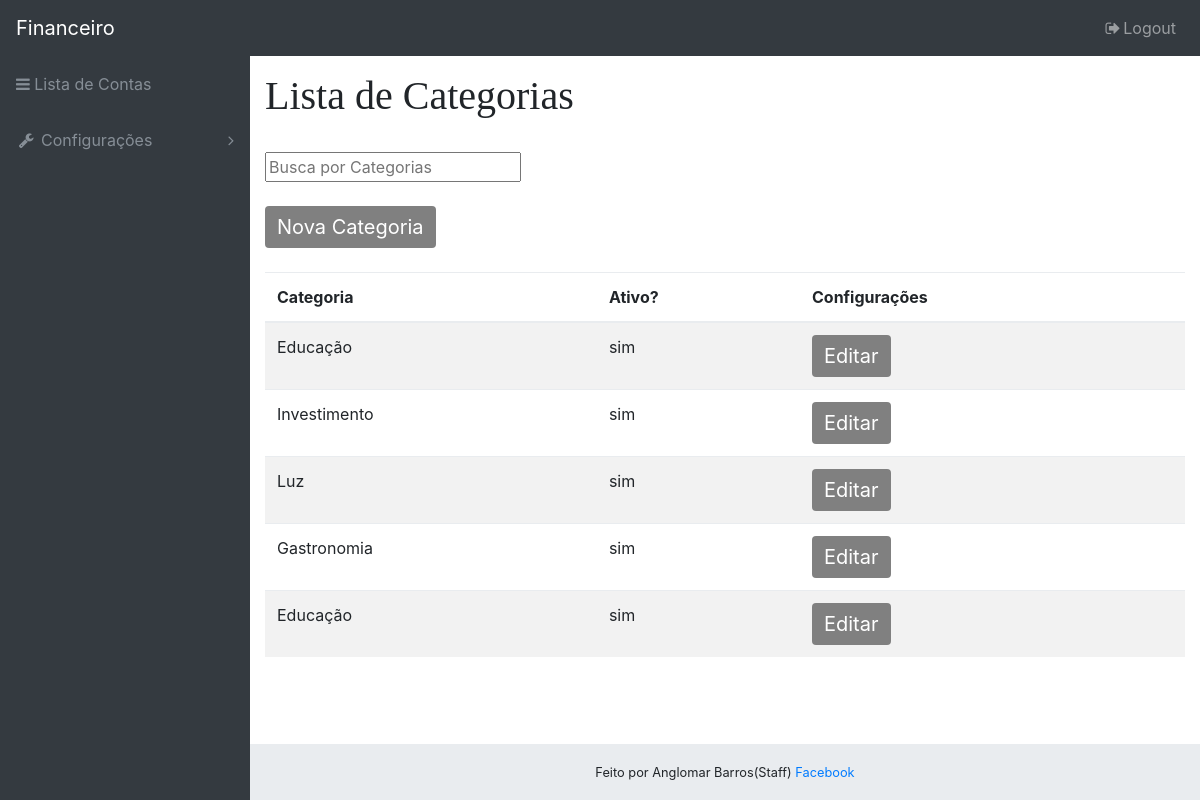
The app's page /lista_categoria/ (signed in) with its own data.
### core/models/controle.py (models this page shows, shortened)
class Categoria(models.Model):
    nome = models.CharField("Nome", max_length=100, blank=False)
    ativa = models.BooleanField("Ativa", default=True)

### core/views/controle.py (the view)
# urls.py: url(r'^lista_categoria/$',controle.listaCategoria, name="lista_categoria"),
@login_required
def listaCategoria(request):
    dados = {}
    dados['lista_categoria'] = Categoria.objects.all()
    return render(request, 'core/lista_categoria.html', dados)

### templates/core/lista_categoria.html (shortened to what this page needs)
{% extends 'base.html' %}
{% block conteudo %}
    <h1>Lista de Categorias</h1><br>
    <input type="text" id="buscaCategoria" onkeyup="buscaCategoria()" placeholder="Busca por Categorias" title="buscaCategoria"><br><br>
    <a class="btn btn-primary" href="{% url 'nova_categoria' %}" id="toggleNavColor">Nova Categoria</a><br><br>
    <div class="table-responsive">
    <table class="table table-striped table-hover" id="Categorias">
        <thead>
            <tr>
                <th>Categoria</th>
                <th>Ativo?</th>
                <th>Configurações</th>
            </tr>
        </thead>
        <tbody>
        {% for c in lista_categoria %}
            <tr>
                <td>{{ c.nome }}</td>
                <td>{% if c.ativa %}sim{% else %}não{% endif %}</td>
                <td><a class="btn btn-primary" href="{% url 'editar_categoria' c.id %}" id="toggleNavColor">Editar</a></td>
            </tr>
        {% endfor %}
        </tbody>
    </table>
    </div>
{% endblock %}

### static/css/sb-admin.css (style rules this page uses)
html { position: relative; min-height: 100%; }
body { overflow-x: hidden; }
body.sticky-footer { margin-bottom: 56px; }
body.fixed-nav { padding-top: 56px; }

### static/css/cssProjeto.css (style rules this page uses)
.btn-primary { background-color: gray ; font-size: 20px; border: gray; -webkit-transition-duration: 0.4s; transition-duration: 0.4s; }
h1 { font-family: "Times New Roman", Times,Serif; }

### records on screen
Categoria: nome "Educação", ativa "sim"
Categoria: nome "Investimento", ativa "sim"
Categoria: nome "Luz", ativa "sim"
Categoria: nome "Gastronomia", ativa "sim"
Categoria: nome "Educação", ativa "sim"
